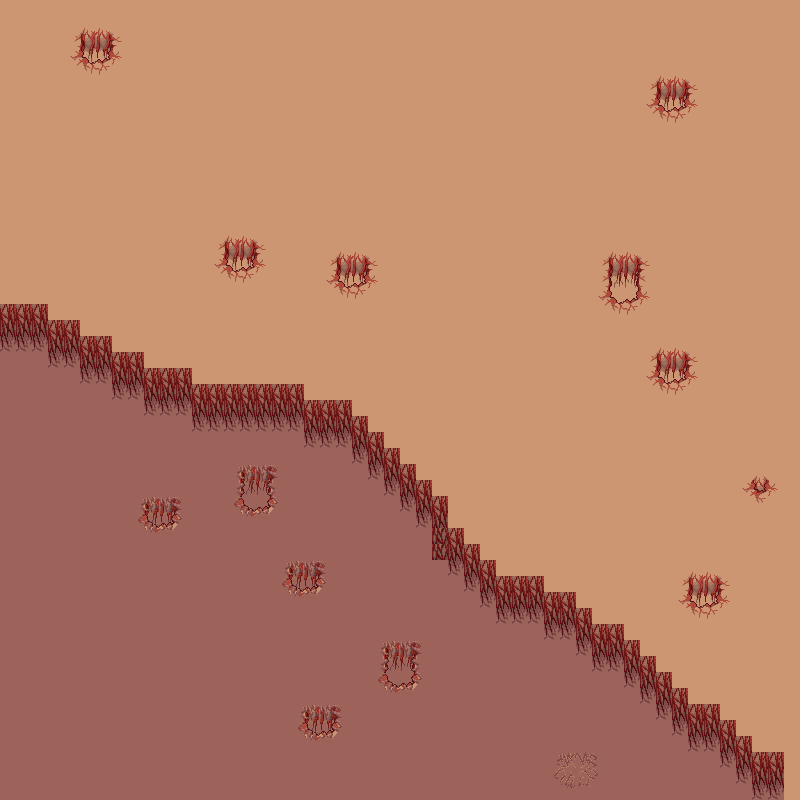

Below is a game level as drawn by its tile map, then a one-line description and the .tmx that defines it (tile-layer data replaced by summaries):
An orthogonal 50x50 tile map with 16x16 px tiles, 3 tile layers (Desen Katmanı 1, dk2, dk3).

<map version="1.10" tiledversion="1.11.2" orientation="orthogonal" renderorder="right-down" width="50" height="50" tilewidth="16" tileheight="16" infinite="0" nextlayerid="8" nextobjectid="1">
 <tileset firstgid="1" source="grund.tsx" />
 <layer id="1" name="Desen Katmanı 1" width="50" height="50" locked="1">
  <data>[2500 cells, 2500 non-empty, 4 distinct tile ids]</data>
 </layer>
 <layer id="6" name="dk2" width="50" height="50">
  <data>[2500 cells, 148 non-empty, 4 distinct tile ids]</data>
 </layer>
 <layer id="7" name="dk3" width="50" height="50">
  <data>[2500 cells, 204 non-empty, 89 distinct tile ids]</data>
 </layer>
</map>
